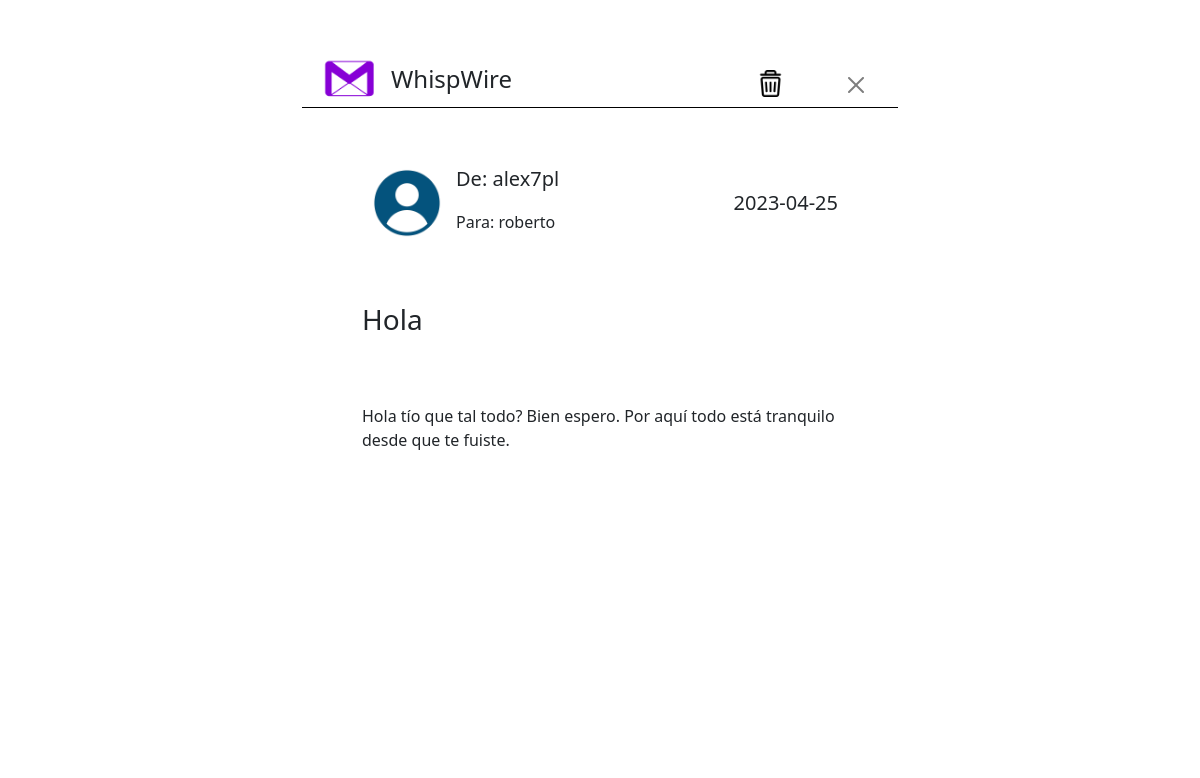
Screenshot of /code/correo.php?id=140 with the database file from the repository.
### tables this page shows
CREATE TABLE `mensajes` (
  `Id` int(6) NOT NULL,
  `Emisor` varchar(255) NOT NULL,
  `Receptor` varchar(255) NOT NULL,
  `Asunto` varchar(255) NOT NULL,
  `Mensaje` text NOT NULL,
  `Fecha` date NOT NULL,
  `Abierto` tinyint(1) NOT NULL
);

### code/funcionalidad.php (called while the page is built, shortened)
<?php
    function abrirMensajes($id, $marcarAbrir){
        $db = new mysqli('localhost', 'root', '', 'whispwire');
        $consultar = "SELECT * FROM `mensajes` WHERE `Id` = $id";
        $consulta = $db->query($consultar);
        $resultado = $consulta->fetch_assoc();
        return $resultado;
    }
?>

### code/correo.php (the view, shortened to what this page needs)
<!DOCTYPE html>
<html lang="en">
<head>
    <?php
      require 'funcionalidad.php';
      $idCorreo = $_GET['id'];
      $Abrir = $_GET['marcarAbrir'];
      $correo = abrirMensajes($idCorreo, $Abrir);
    ?>
    <link rel="stylesheet" type="text/css" href="../css/vist.css">
    <link href="https://cdn.jsdelivr.net/npm/bootstrap@5.3.0-alpha3/dist/css/bootstrap.min.css" rel="stylesheet">
</head>
<body>
  <div class="container-fluid">
    <div class="mt-3 row">
      <div class="container">
        <div class="bandejaCorreo">
          <div class="row align-items-center" id="navCorreo">
            <div class="col-md-auto col-lg-auto d-none d-md-block">
              <img src="../img/logo.png" class="img-fluid" alt="Logo" id="logo">
            </div>
            <div class="col-md-auto col-lg-auto">
              <h4 id="textoLogo">WhispWire</h4>
            </div>
            <div class="col align-self-end">
              <div class="d-flex justify-content-end align-items-end">
                <a href="borrarCorreo.php?id=<?php echo $idCorreo; ?>"><img src="../img/papelera.png" class="img-fluid" alt="papelera" id="papelera"></a>
                <div class="xCorreo">
                  <a href="bandejaDeEntrada.php?modo=recibidos"><button type="button" class="btn-close" aria-label="Close"></button></a>
                </div>
              </div>
            </div>
          </div>
          <div class="ms-5 container">
            <div class="mt-5 row align-items-center">
              <div class="col-md-auto col-lg-auto">
                <img src="../img/usuario.png" class="img-fluid" alt="Logo" id="imgUsuario">
              </div>
              <div class="mt-2 col-md-auto col-lg-auto">
                <p class="fs-5"><?php echo "De: ".$correo['Emisor']."<br>"; echo "<p>Para: ".$correo['Receptor']. "</p>"; ?></p>
              </div>
              <div class="me-5 col mt-3">
                <div class="me-5 d-flex justify-content-end align-items-end">
                <p class="fs-5" id="fechaCorreo"><?php echo $correo['Fecha'] ?></p>
                </div>
              </div>
            </div>
            <div class="mt-5 row align-items-center">
              <div class="col-md-auto col-lg-auto">
                <p class="fs-3"><?php echo $correo['Asunto']; ?></p>
              </div>
            </div>
            <div class="row align-items-center">
              <div class="col-sm-12 col-md-12 col-lg-12 col-xl-12">
                <div class="textoMensaje">
                  <p class="fs-6"><?php echo $correo['Mensaje']; ?></p>
                </div>
              </div>
            </div>
          </div>
        </div>
      </div>
    </div>
  </div>
</body>
</html>

### css/vist.css (style rules this page uses)
#logo { width: 55px; height: 55px; left: 10px; position: relative; }
#imgUsuario { width: 70px; height: 70px; left: 10px; position: relative; }
#papelera { width: 27px; height: 27px; margin-bottom: 10px; right: 60px; position: relative; }
#textoLogo { margin-top: 8px; position: relative; }
.bandejaCorreo { width: 50%; position: absolute; top: 50%; left: 50%; transform: translate(-50%, -50%); height: calc(100vh - 100px); overflow-y: auto; overflow-x: hidden; max-height: calc(100vh - 100px); background-color: white; border: 2px solid white; border-radius: 20px; }
.textoMensaje { max-width: 90%; max-height: 200px; white-space: pre-wrap; }
.xCorreo { margin-bottom: 8px; margin-right: 20px; }
#navCorreo { border-bottom: 1px solid black; margin-left: -2px; margin-right: -2px; }

### code/correo.php (style rules this page uses)
body { background-image: url("../img/fondoBandeja.jpg"); background-size: cover; }

### rows the page displays
mensajes: Emisor "alex7pl", Receptor "roberto", Fecha "2023-04-25", Asunto "Hola", Mensaje "Hola tío que tal todo? Bien espero. Por aquí todo está tranquilo desde que te fuiste."
